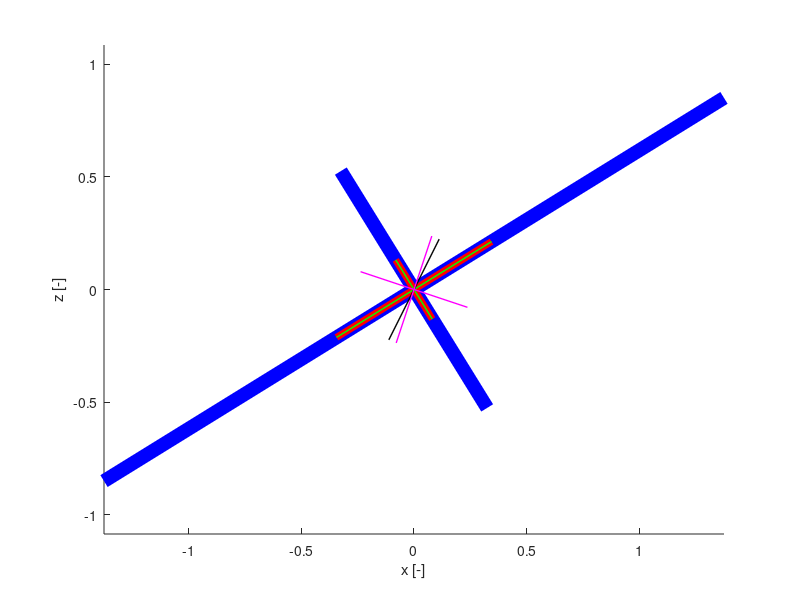

Source code (MATLAB):
function main
clear
close all

% Deformation gradient --- simple shear
gamma = 1;
Fxx   = 1;
Fxz   = gamma;
Fzx   = 0;
Fzz   = 1;

% Rotation matrix
theta = atan(gamma/2);
R     = [cos(theta) sin(theta); -sin(theta) cos(theta)];

% Director vector: initial orientation
Ndx = 0;  Ndz = 1;
N   = [Ndx; Ndz];
a0N = atan(Ndz/Ndx); % initial angle of vector

% Stress tensor: initial
sxx = 0;  sxz = 1;
szx = 1;  szz = 0;
S   = [sxx sxz; szx szz];
[v,e] = eig(S);
a0S = atan(v(2,2)/v(1,2)); % initial angle of vector

% Rotate vector
N   = R*N;
Ndx = N(1);
Ndz = N(2);

% Rotate stress vector: this is a passive rotation of the stress tensor
S   = R*S*R';
sxx = S(1,1);  sxz = S(1,2);
szx = S(2,1);  szz = S(2,2);

% Pre-process
F    = [Fxx Fxz; Fzx Fzz];
CG   = F'*F;
CGxx = CG(1,1); CGxz = CG(1,2);
CGzx = CG(2,1); CGzz = CG(2,2);

%% Strain tensor

%%%%%%%%%%%%%%%%%%%%%%%%%%%%%%%%%%%%%%%%%%%%%%%%%%%%%%%%%%%%%%%%%%%%%%%%%%%

% Thibault's version

% Stretch tensor = sqrt(CG)
[ U0xx,U0xz,U0zx,U0zz]  = Sqrt_2x2( CGxx, CGxz, CGzx, CGzz );
[e1,e2,Uxx,Uxz,Uzx,Uzz] = Eigs_2x2( U0xx, U0xz, U0zx, U0zz );
[wxx,wxz,wzx,wzz]       =  Inv_2x2( U0xx, U0xz, U0zx, U0zz );
[rxx,rxz,rzx,rzz]       =  AxB_2x2( Fxx, Fxz, Fzx, Fzz, wxx, wxz, wzx, wzz );
[Uxx,Uxz,Uzx,Uzz]       =  AxB_2x2( rxx, rxz, rzx, rzz, Uxx, Uxz, Uzx, Uzz );
n                       = sqrt(Uxx.^2 + Uzx.^2);
v11                     = Uxx./n * e1;
v12                     = Uzx./n * e1;
n                       = sqrt(Uxz.^2 + Uzz.^2);
v21                     = Uxz./n * e2;
v22                     = Uzz./n * e2;

%%%%%%%%%%%%%%%%%%%%%%%%%%%%%%%%%%%%%%%%%%%%%%%%%%%%%%%%%%%%%%%%%%%%%%%%%%%

% Richard's version
CG      = [CGxx(1), CGxz(1); CGzx(1), CGzz(1) ];
F       = [ Fxx(1),  Fxz(1);  Fzx(1),  Fzz(1) ];
U0       = sqrtm(CG);
[UV,UE] = eigs(U0);
R       = F*inv(U0); % compute rotation
Urot    = R*UV;       % rotate
rv1     = Urot(:,2); % no more minus / no more flipud
rv2     = Urot(:,1);
rv1     = rv1 / sqrt( rv1(1)^2 + rv1(2)^2 ) * e2; % Normalise and scale vectors of Spitz
rv2     = rv2 / sqrt( rv2(1)^2 + rv2(2)^2 ) * e1; % Normalise and scale vectors of Spitz

%%%%%%%%%%%%%%%%%%%%%%%%%%%%%%%%%%%%%%%%%%%%%%%%%%%%%%%%%%%%%%%%%%%%%%%%%%%

% Marcel
angle  = 0.5*( atan( (2*( Fxx.*Fzx + Fxz.*Fzz)) ./ (Fxx.^2 + Fxz.^2 - Fzx.^2 - Fzz.^2 ) ) );
xell   = [ e1/4.*cos(angle) -e1/4.*cos(angle) e2/4.*cos(pi/2+angle) -e2/4.*cos(pi/2+angle)];
zell   = [ e1/4.*sin(angle) -e1/4.*sin(angle) e2/4.*sin(pi/2+angle) -e2/4.*sin(pi/2+angle)];
x1     = [0 + xell(1,1) 0 + xell(1,2)];
z1     = [0 + zell(1,1) 0 + zell(1,2)];
x2     = [0 + xell(1,3) 0 + xell(1,4)];
z2     = [0 + zell(1,3) 0 + zell(1,4)];

%% Stress tensor
[L1,L2,s11,s12,s21,s22] = Eigs_2x2( sxx, sxz, szx, szz );
%%%%%%%%%%%%%%%%%%%%%%%%%%%%%%%%%%%%%%%%%%%%%%%%%%%%%%%%%%%%%%%%%%%%%%%%%%%

% Differences in finite strain axis lengths
de         = e1 - e2;

% Check angles of finite strain vectors for simple shear
ang_ana1   = atan(2/gamma)/2            * 180/pi;
ang_mar    = angle(1,1)                 * 180/pi;
ang_ric    = atan(rv2(2)/rv2(1))        * 180/pi;
ang_tib    = atan(v12(1)/v11(1))        * 180/pi;

% Check angles for vector angle
ang_ana2   = (a0N  - atan(gamma/2)       ) * 180/pi;
ang_dir    = (       atan(Ndz(1)/Ndx(1)) ) * 180/pi;

% Check angles for sigma 1 vector angle
ang_ana3   = (a0S  - atan(gamma/2)      ) * 180/pi;
ang_s1     =-(      atan(s12(1)/s11(1)) ) * 180/pi;

fprintf('\nFinite strain - stretch:\n')
fprintf('e1 - e2:  %2.2f  error: %2.2e\n', de, abs(de - gamma))

fprintf('\nFinite strain - principal strain angle:\n')
fprintf('Marcel:   %2.2f  error: %2.2e\n', ang_mar, abs(ang_mar - ang_ana1))
fprintf('Richard:  %2.2f  error: %2.2e\n', ang_mar, abs(ang_ric - ang_ana1))
fprintf('Thibault: %2.2f  error: %2.2e\n', ang_mar, abs(ang_tib - ang_ana1))

fprintf('\nDirector vector  angle:\n')
fprintf('Angle:   %2.2f  error: %2.2e\n', ang_dir, abs(ang_dir - ang_ana2))

fprintf('\nStress - principal stress angle:\n')
fprintf('Angle:   %2.2f  error: %2.2e\n', ang_s1 , abs(ang_s1 - ang_ana3))
 
%%%%%%%%%%%%%%%%%%%%%%%%%%%%%%%%%%%%%%%%%%%%%%%%%%%%%%%%%%%%%%%%%%%%%%%%%%%

figure(1), hold on

% Plot Richard ellipse
quiver( 0, 0,  rv1(1), rv1(2), 0.25,'b','Autoscale','off',  'LineWidth', 10, 'ShowArrowHead','off' )
quiver( 0, 0,  rv2(1), rv2(2), 0.25,'b','Autoscale','off',  'LineWidth', 10, 'ShowArrowHead','off' )
quiver( 0, 0, -rv1(1), -rv1(2), 0.25,'b','Autoscale','off',  'LineWidth', 10, 'ShowArrowHead','off' )
quiver( 0, 0, -rv2(1), -rv2(2), 0.25,'b','Autoscale','off',  'LineWidth', 10, 'ShowArrowHead','off' )

% Plot Marcel ellipse
plot(x1,z1, '-r', 'LineWidth', 5 )
plot(x2,z2, '-r', 'LineWidth', 5)

% Plot Thibault ellipse
quiver( 0, 0,      v11,      v12,  0.25, 'g', 'Autoscale', 'on',  'LineWidth', 1, 'ShowArrowHead','off')
quiver( 0, 0,     -v11,     -v12,  0.25, 'g', 'Autoscale', 'on',  'LineWidth', 1, 'ShowArrowHead','off')
quiver( 0, 0,      v21,      v22,  0.25, 'g', 'Autoscale', 'on',  'LineWidth', 1, 'ShowArrowHead','off')
quiver( 0, 0,     -v21,     -v22,  0.25, 'g', 'Autoscale', 'on',  'LineWidth', 1, 'ShowArrowHead','off')

% plot vector
quiver( 0, 0,      Ndx,      Ndz,  0.25, 'k', 'Autoscale', 'on',  'LineWidth', 1, 'ShowArrowHead','off')
quiver( 0, 0,     -Ndx,     -Ndz,  0.25, 'k', 'Autoscale', 'on',  'LineWidth', 1, 'ShowArrowHead','off')

% plot stress ellipse
quiver( 0, 0,      s11,      s12,  0.25, 'm', 'Autoscale', 'on',  'LineWidth', 1, 'ShowArrowHead','off')
quiver( 0, 0,     -s11,     -s12,  0.25, 'm', 'Autoscale', 'on',  'LineWidth', 1, 'ShowArrowHead','off')
quiver( 0, 0,      s21,      s22,  0.25, 'm', 'Autoscale', 'on',  'LineWidth', 1, 'ShowArrowHead','off')
quiver( 0, 0,     -s21,     -s22,  0.25, 'm', 'Autoscale', 'on',  'LineWidth', 1, 'ShowArrowHead','off')

axis equal xy, xlabel('x [-]'), ylabel('z [-]')

end

function  [aixx,aizx,aixz,aizz] = Inv_2x2( axx, axz, azx, azz )
Det  = axx(:).*azz(:) - axz(:).*azx(:);
aixx = 1./Det .*azz;
aixz =-1./Det .*axz;
aizx =-1./Det .*azx;
aizz = 1./Det .*axx;
end

function [c11,c12,c21,c22] =  AxB_2x2( a11, a12, a21, a22, b11,b12,b21,b22 )
c11 = a11.*b11 + a12.*b21;
c12 = a11.*b12 + a12.*b22;
c21 = a21.*b11 + a22.*b21;
c22 = a21.*b12 + a22.*b22;
end

function [b11,b12,b21,b22] =  Sqrt_2x2( a11, a12, a21, a22 )
Tr  = a11(:) + a22(:);
Det = a11(:).*a22(:) - a12(:).*a21(:);
s   = sqrt(Det);
t   = sqrt(Tr + 2*s);
b11 = 1/t*(a11 + s);
b12 = 1/t*a12;
b21 = 1/t*a21;
b22 = 1/t*(a22 + s);
end

function  [L1,L2,s11,s21,s12,s22] = Eigs_2x2( axx, axz, azx, azz )
% Eigenvalues
Tr   = axx(:) + azz(:);
Det  = axx(:).*azz(:) - axz(:).*azx(:);
L1   = Tr./2 + sqrt( Tr.^2/4 - Det );
L2   = Tr./2 - sqrt( Tr.^2/4 - Det );

% Extract principal strain axis 2 -- finite strain
a22 = azz(:) - L2;
a21 = azx(:);
alp = (a22./a21);    % should be correct for a normal basis vector
s11 = ones(size(a21)) .* 1./sqrt(alp.^2+1) .* L2;
s12 = alp             .* s11;
s11 = reshape(s11,1,1)'; s11 = s11(1:1:size(s11,1), 1:1:size(s11,2));
s12 = reshape(s12,1,1)'; s12 = s12(1:1:size(s12,1), 1:1:size(s12,2));

% Extract principal strain axis 2 -- finite strain
a22 = azz(:) - L1;
a21 = azx(:);
alp = (a22./a21);    % should be correct for a normal basis vector
s21 = ones(size(a21)) .* 1./sqrt(alp.^2+1) .* L1;
s22 = alp             .* s21;
s21 = reshape(s21,1,1)'; s21 = s21(1:1:size(s21,1), 1:1:size(s21,2));
s22 = reshape(s22,1,1)'; s22 = s22(1:1:size(s22,1), 1:1:size(s22,2));
end